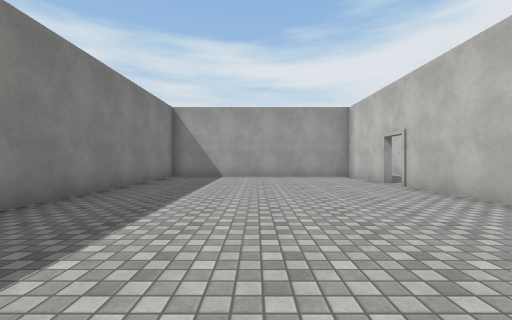
view 1 (above)

20 first-person views from a walk through a Unity game level. The camera is 1.2 m above the floor, looks level and sees 90° across. The floor is counted in squares, 2 m on a side. Each view is taken from the middle of a square. On the plan, view 1 faces up. The plan holds only what a view shows up to about 9 squares ahead; the rest is blank. The place goes on beyond the plan. The player is left out. Surface patterns are stand-ins for the level's own textures.

view 2
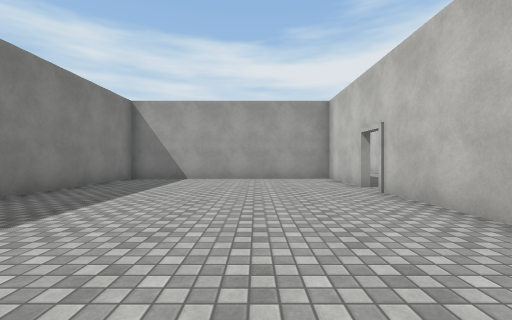

view 3
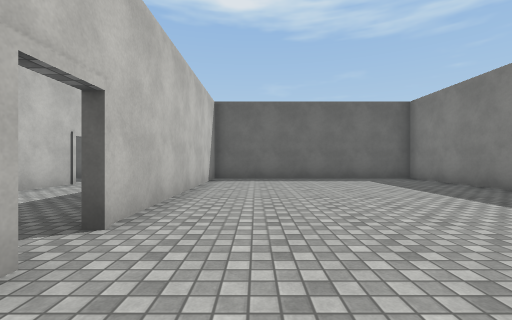

view 4
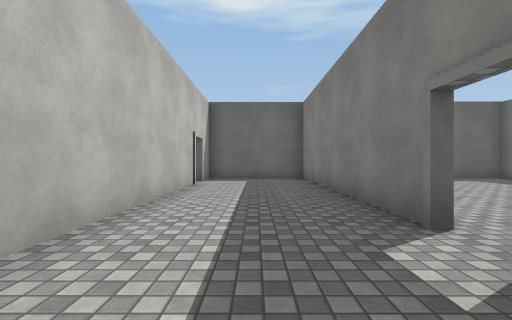

view 5
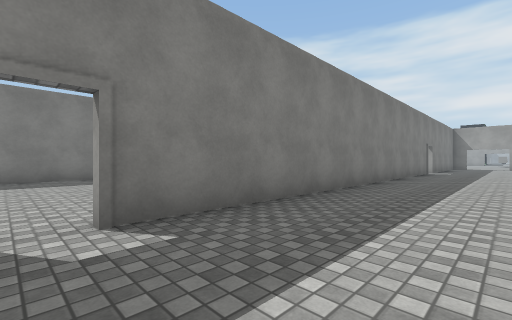

view 6
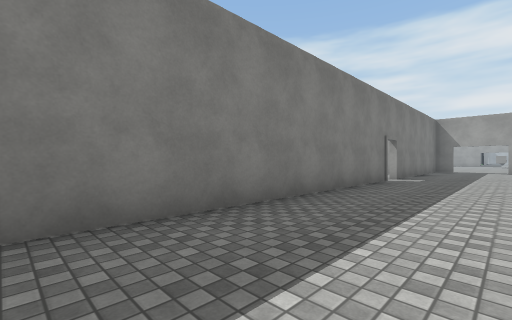

view 7
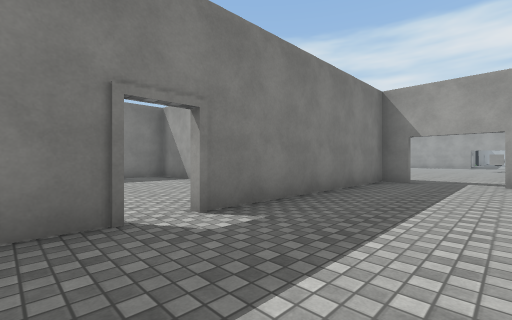

view 8
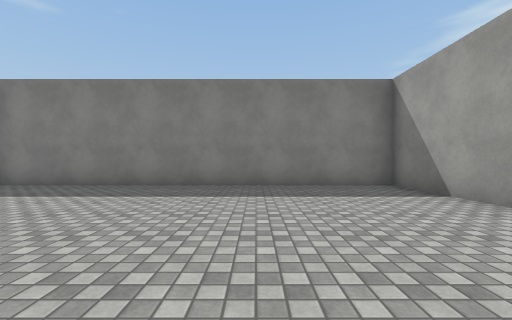

view 9
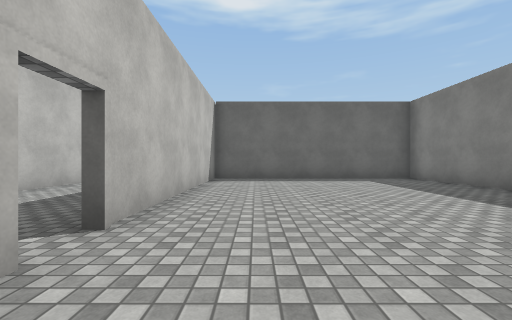

view 10
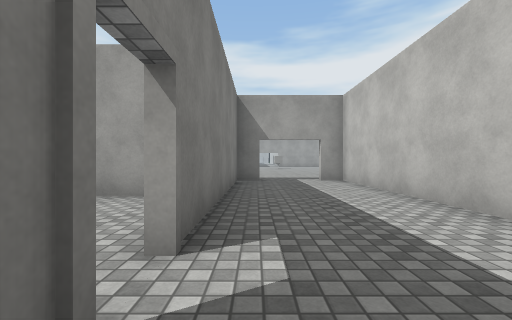

view 11
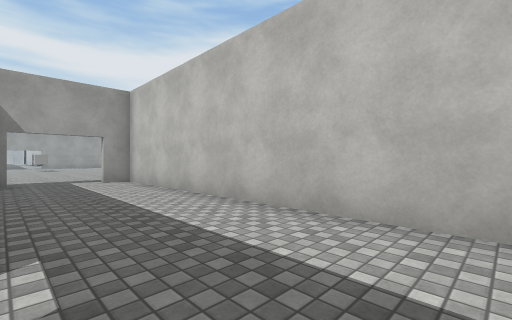

view 12
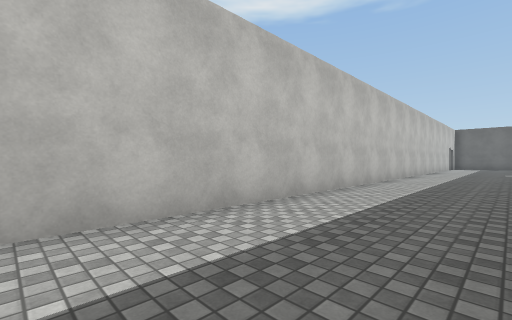

view 13
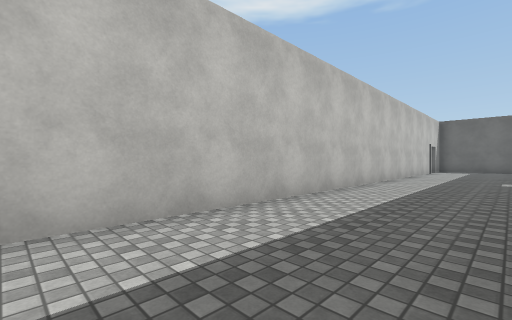

view 14
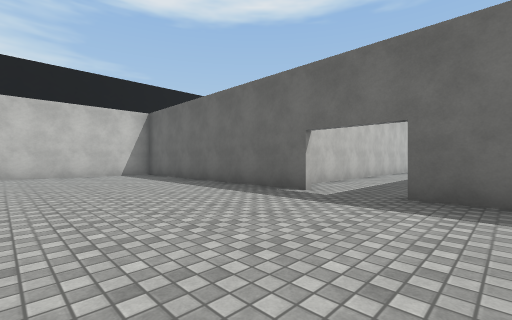

view 15
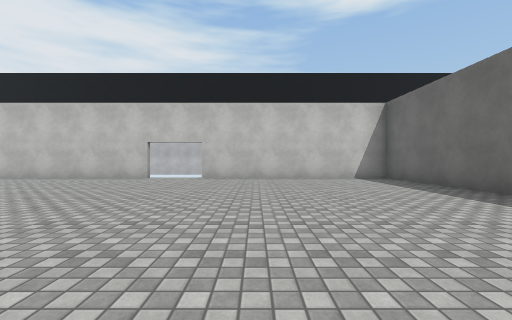

view 16
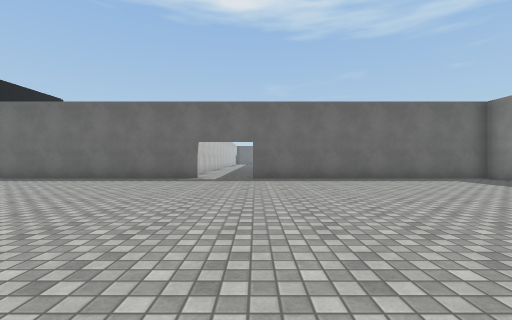

view 17
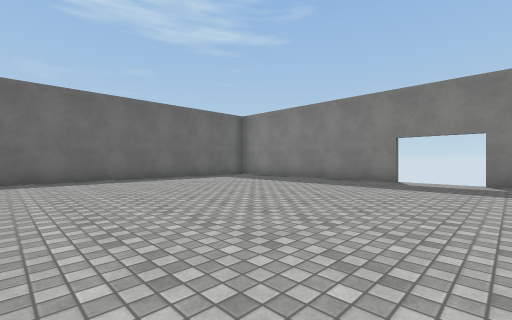

view 18
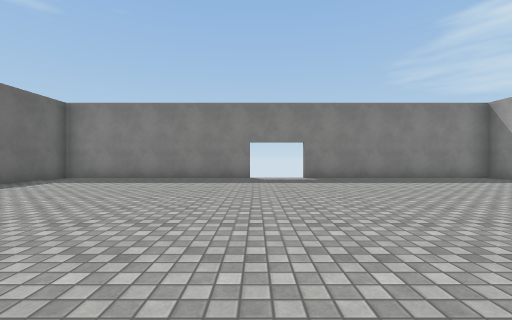

view 19
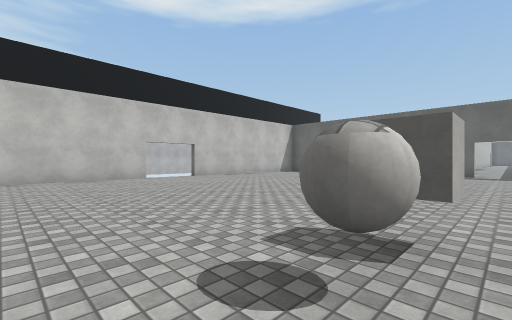

view 20
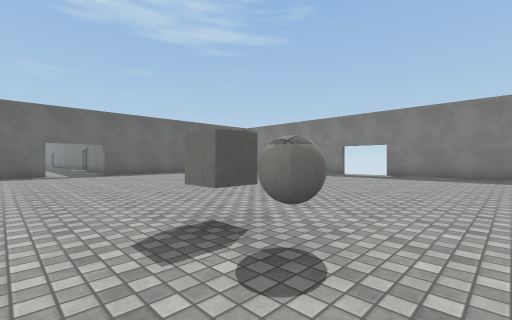

### Floor plan
Points are (right, up) in squares from view 1. A wall is a line through its corners. A room is listed if a view was taken in it or the views show most of it. See-through windows are left out.
Room 1 (views 1, 2, 3)
walls: (3.4, 6.5) (3.4, 9.2) (-3, 9.2) (-3, -0.3) (2.9, -0.3); (3.4, -0.4) (3.4, 5.9)
ways out: opening at (3, 6) to room 2
Room 2 (views 4, 5, 6, 7, 8, 10, 11, 12, 13)
walls: (3.5, 5.9) (3.5, -0.3); (3.5, 18.9) (3.5, 6.5); (6.5, 1.6) (6.5, 25.5) (5.9, 25.5); (2.9, -0.3) (6.4, -0.3); (6.5, -0.4) (6.5, 0.8); (4.1, 25.5) (3.5, 25.5) (3.5, 19.5)
ways out: opening at (3, 6) to room 1; opening at (3, 19) to room 3; opening at (5, 25) to room 4; opening at (7, 1)
Room 3 (view 9)
walls: (-0.1, 22.2) (-3, 22.2) (-3, 12.7) (3.4, 12.7) (3.4, 18.9); (2.2, 22.2) (1.4, 22.2)
ways out: opening at (3, 19) to room 2
Room 4 (views 14, 15, 16, 17, 18, 19, 20)
walls: (5.9, 25.7) (13.5, 25.7) (13.5, 31.9); (-3.5, 31.9) (-3.5, 25.7) (4.1, 25.7); (13.5, 33.5) (13.5, 37.5); (-3.5, 37.5) (-3.5, 33.5)
ways out: opening at (5, 25) to room 2; gap at (-4, 32); gap at (14, 32)
objects: other object (6, 35); other object (6, 36)

Positions as (right, up) in squares from view 1, and headings:
1: (0, 0), facing up
2: (1, 1), facing up
3: (2, 8), facing down
4: (5, 8), facing down
5: (6, 6), facing up-left
6: (6, 11), facing up-left
7: (6, 18), facing up-left
8: (3, 19), facing left
9: (2, 21), facing down
10: (4, 18), facing up
11: (4, 18), facing up-right
12: (4, 20), facing down-right
13: (4, 15), facing down-right
14: (3, 30), facing down-right
15: (5, 30), facing right
16: (4, 34), facing down
17: (4, 34), facing down-left
18: (5, 32), facing left
19: (5, 37), facing down-right
20: (7, 37), facing down-left
